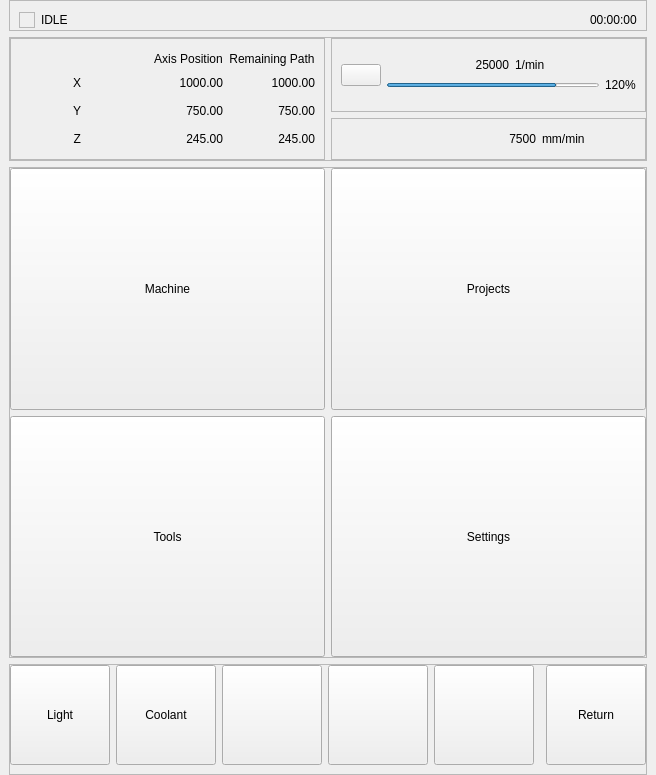
<?xml version="1.0" encoding="UTF-8"?>
<ui version="4.0">
 <class>MainWindow</class>
 <widget class="QMainWindow" name="MainWindow">
  <property name="geometry">
   <rect>
    <x>0</x>
    <y>0</y>
    <width>656</width>
    <height>775</height>
   </rect>
  </property>
  <property name="windowTitle">
   <string>MainWindow</string>
  </property>
  <widget class="QWidget" name="centralWidget">
   <layout class="QVBoxLayout" name="verticalLayout">
    <property name="leftMargin">
     <number>9</number>
    </property>
    <property name="topMargin">
     <number>0</number>
    </property>
    <property name="rightMargin">
     <number>9</number>
    </property>
    <property name="bottomMargin">
     <number>0</number>
    </property>
    <item>
     <widget class="QFrame" name="statusFrame">
      <property name="frameShape">
       <enum>QFrame::Shape::StyledPanel</enum>
      </property>
      <property name="frameShadow">
       <enum>QFrame::Shadow::Raised</enum>
      </property>
      <layout class="QHBoxLayout" name="horizontalLayout_6">
       <property name="leftMargin">
        <number>9</number>
       </property>
       <property name="rightMargin">
        <number>9</number>
       </property>
       <property name="bottomMargin">
        <number>0</number>
       </property>
       <item>
        <widget class="QFrame" name="statusFrame_LED">
         <property name="sizePolicy">
          <sizepolicy hsizetype="Fixed" vsizetype="Fixed">
           <horstretch>0</horstretch>
           <verstretch>0</verstretch>
          </sizepolicy>
         </property>
         <property name="minimumSize">
          <size>
           <width>16</width>
           <height>16</height>
          </size>
         </property>
         <property name="frameShape">
          <enum>QFrame::Shape::StyledPanel</enum>
         </property>
         <property name="frameShadow">
          <enum>QFrame::Shadow::Raised</enum>
         </property>
        </widget>
       </item>
       <item>
        <widget class="QLabel" name="statusFrame_output">
         <property name="text">
          <string>IDLE</string>
         </property>
        </widget>
       </item>
       <item>
        <spacer name="horizontalSpacer_2">
         <property name="orientation">
          <enum>Qt::Orientation::Horizontal</enum>
         </property>
         <property name="sizeHint" stdset="0">
          <size>
           <width>40</width>
           <height>20</height>
          </size>
         </property>
        </spacer>
       </item>
       <item>
        <widget class="QLabel" name="statusFrame_time">
         <property name="text">
          <string>00:00:00</string>
         </property>
        </widget>
       </item>
      </layout>
     </widget>
    </item>
    <item>
     <widget class="QFrame" name="topFrame">
      <property name="sizePolicy">
       <sizepolicy hsizetype="Minimum" vsizetype="Minimum">
        <horstretch>0</horstretch>
        <verstretch>0</verstretch>
       </sizepolicy>
      </property>
      <property name="frameShape">
       <enum>QFrame::Shape::StyledPanel</enum>
      </property>
      <property name="frameShadow">
       <enum>QFrame::Shadow::Raised</enum>
      </property>
      <layout class="QGridLayout" name="gridLayout">
       <property name="leftMargin">
        <number>0</number>
       </property>
       <property name="topMargin">
        <number>0</number>
       </property>
       <property name="rightMargin">
        <number>0</number>
       </property>
       <property name="bottomMargin">
        <number>0</number>
       </property>
       <item row="3" column="1">
        <layout class="QVBoxLayout" name="verticalLayout_3">
         <item>
          <widget class="QFrame" name="topFrame_spindleFrame">
           <property name="sizePolicy">
            <sizepolicy hsizetype="Minimum" vsizetype="Preferred">
             <horstretch>0</horstretch>
             <verstretch>0</verstretch>
            </sizepolicy>
           </property>
           <property name="frameShape">
            <enum>QFrame::Shape::StyledPanel</enum>
           </property>
           <property name="frameShadow">
            <enum>QFrame::Shadow::Raised</enum>
           </property>
           <layout class="QHBoxLayout" name="horizontalLayout_3">
            <item>
             <widget class="QPushButton" name="spindleFrame_spindleIcon">
              <property name="text">
               <string/>
              </property>
             </widget>
            </item>
            <item>
             <layout class="QVBoxLayout" name="verticalLayout_4">
              <property name="spacing">
               <number>6</number>
              </property>
              <property name="topMargin">
               <number>10</number>
              </property>
              <property name="bottomMargin">
               <number>10</number>
              </property>
              <item>
               <layout class="QHBoxLayout" name="horizontalLayout_4">
                <item>
                 <widget class="QLabel" name="spindleFrame_rpm">
                  <property name="text">
                   <string>25000</string>
                  </property>
                  <property name="alignment">
                   <set>Qt::AlignmentFlag::AlignRight|Qt::AlignmentFlag::AlignTrailing|Qt::AlignmentFlag::AlignVCenter</set>
                  </property>
                 </widget>
                </item>
                <item>
                 <widget class="QLabel" name="spindleFrame_unit">
                  <property name="text">
                   <string>1/min</string>
                  </property>
                 </widget>
                </item>
               </layout>
              </item>
              <item>
               <layout class="QHBoxLayout" name="horizontalLayout_5">
                <item>
                 <widget class="QProgressBar" name="spindleFrame_loadBar">
                  <property name="minimumSize">
                   <size>
                    <width>0</width>
                    <height>0</height>
                   </size>
                  </property>
                  <property name="maximumSize">
                   <size>
                    <width>16777215</width>
                    <height>4</height>
                   </size>
                  </property>
                  <property name="maximum">
                   <number>150</number>
                  </property>
                  <property name="value">
                   <number>120</number>
                  </property>
                  <property name="textVisible">
                   <bool>false</bool>
                  </property>
                  <property name="invertedAppearance">
                   <bool>false</bool>
                  </property>
                  <property name="textDirection">
                   <enum>QProgressBar::Direction::TopToBottom</enum>
                  </property>
                  <property name="format">
                   <string>%v%</string>
                  </property>
                 </widget>
                </item>
                <item>
                 <widget class="QLabel" name="spindleFrame_loadValue">
                  <property name="text">
                   <string>120%</string>
                  </property>
                 </widget>
                </item>
               </layout>
              </item>
             </layout>
            </item>
           </layout>
          </widget>
         </item>
         <item>
          <widget class="QFrame" name="topFrame_feedrateFrame">
           <property name="sizePolicy">
            <sizepolicy hsizetype="Minimum" vsizetype="Preferred">
             <horstretch>0</horstretch>
             <verstretch>0</verstretch>
            </sizepolicy>
           </property>
           <property name="frameShape">
            <enum>QFrame::Shape::StyledPanel</enum>
           </property>
           <property name="frameShadow">
            <enum>QFrame::Shadow::Raised</enum>
           </property>
           <layout class="QHBoxLayout" name="horizontalLayout_2">
            <item>
             <widget class="QPushButton" name="feedrateFrame_feedrateIcon">
              <property name="text">
               <string/>
              </property>
              <property name="flat">
               <bool>true</bool>
              </property>
             </widget>
            </item>
            <item>
             <widget class="QLabel" name="feedrateFrame_feedrate">
              <property name="text">
               <string>7500</string>
              </property>
              <property name="alignment">
               <set>Qt::AlignmentFlag::AlignRight|Qt::AlignmentFlag::AlignTrailing|Qt::AlignmentFlag::AlignVCenter</set>
              </property>
             </widget>
            </item>
            <item>
             <widget class="QLabel" name="feedrateFrame_unit">
              <property name="text">
               <string>mm/min</string>
              </property>
             </widget>
            </item>
           </layout>
          </widget>
         </item>
        </layout>
       </item>
       <item row="3" column="0">
        <widget class="QFrame" name="topFrame_positionFrame">
         <property name="sizePolicy">
          <sizepolicy hsizetype="Expanding" vsizetype="Preferred">
           <horstretch>0</horstretch>
           <verstretch>0</verstretch>
          </sizepolicy>
         </property>
         <property name="frameShape">
          <enum>QFrame::Shape::StyledPanel</enum>
         </property>
         <property name="frameShadow">
          <enum>QFrame::Shadow::Raised</enum>
         </property>
         <layout class="QGridLayout" name="gridLayout_2">
          <property name="topMargin">
           <number>9</number>
          </property>
          <item row="3" column="0">
           <widget class="QLabel" name="positionFrame_zLabel">
            <property name="text">
             <string>Z</string>
            </property>
            <property name="alignment">
             <set>Qt::AlignmentFlag::AlignRight|Qt::AlignmentFlag::AlignTrailing|Qt::AlignmentFlag::AlignVCenter</set>
            </property>
           </widget>
          </item>
          <item row="1" column="3">
           <widget class="QLabel" name="positionFrame_xRemaining">
            <property name="text">
             <string>1000.00</string>
            </property>
            <property name="alignment">
             <set>Qt::AlignmentFlag::AlignRight|Qt::AlignmentFlag::AlignTrailing|Qt::AlignmentFlag::AlignVCenter</set>
            </property>
           </widget>
          </item>
          <item row="2" column="0">
           <widget class="QLabel" name="positionFrame_yLabel">
            <property name="text">
             <string>Y</string>
            </property>
            <property name="alignment">
             <set>Qt::AlignmentFlag::AlignRight|Qt::AlignmentFlag::AlignTrailing|Qt::AlignmentFlag::AlignVCenter</set>
            </property>
           </widget>
          </item>
          <item row="2" column="2">
           <widget class="QLabel" name="positionFrame_yCoordinate">
            <property name="text">
             <string>750.00</string>
            </property>
            <property name="alignment">
             <set>Qt::AlignmentFlag::AlignRight|Qt::AlignmentFlag::AlignTrailing|Qt::AlignmentFlag::AlignVCenter</set>
            </property>
           </widget>
          </item>
          <item row="1" column="0">
           <widget class="QLabel" name="positionFrame_xLabel">
            <property name="text">
             <string>X</string>
            </property>
            <property name="alignment">
             <set>Qt::AlignmentFlag::AlignRight|Qt::AlignmentFlag::AlignTrailing|Qt::AlignmentFlag::AlignVCenter</set>
            </property>
           </widget>
          </item>
          <item row="2" column="1">
           <widget class="QPushButton" name="positionFrame_yIcon">
            <property name="text">
             <string/>
            </property>
            <property name="flat">
             <bool>true</bool>
            </property>
           </widget>
          </item>
          <item row="0" column="3">
           <widget class="QLabel" name="positionFrame_remainingPathLabel">
            <property name="text">
             <string>Remaining Path</string>
            </property>
            <property name="alignment">
             <set>Qt::AlignmentFlag::AlignBottom|Qt::AlignmentFlag::AlignHCenter</set>
            </property>
           </widget>
          </item>
          <item row="3" column="2">
           <widget class="QLabel" name="positionFrame_zCoordinate">
            <property name="text">
             <string>245.00</string>
            </property>
            <property name="alignment">
             <set>Qt::AlignmentFlag::AlignRight|Qt::AlignmentFlag::AlignTrailing|Qt::AlignmentFlag::AlignVCenter</set>
            </property>
           </widget>
          </item>
          <item row="2" column="3">
           <widget class="QLabel" name="positionFrame_yRemaining">
            <property name="text">
             <string>750.00</string>
            </property>
            <property name="alignment">
             <set>Qt::AlignmentFlag::AlignRight|Qt::AlignmentFlag::AlignTrailing|Qt::AlignmentFlag::AlignVCenter</set>
            </property>
           </widget>
          </item>
          <item row="1" column="2">
           <widget class="QLabel" name="positionFrame_xCoordinate">
            <property name="text">
             <string>1000.00</string>
            </property>
            <property name="alignment">
             <set>Qt::AlignmentFlag::AlignRight|Qt::AlignmentFlag::AlignTrailing|Qt::AlignmentFlag::AlignVCenter</set>
            </property>
           </widget>
          </item>
          <item row="3" column="3">
           <widget class="QLabel" name="positionFrame_zRemaining">
            <property name="text">
             <string>245.00</string>
            </property>
            <property name="alignment">
             <set>Qt::AlignmentFlag::AlignRight|Qt::AlignmentFlag::AlignTrailing|Qt::AlignmentFlag::AlignVCenter</set>
            </property>
           </widget>
          </item>
          <item row="0" column="2">
           <widget class="QLabel" name="positionFrame_positionLabel">
            <property name="text">
             <string>Axis Position</string>
            </property>
            <property name="alignment">
             <set>Qt::AlignmentFlag::AlignBottom|Qt::AlignmentFlag::AlignHCenter</set>
            </property>
           </widget>
          </item>
          <item row="3" column="1">
           <widget class="QPushButton" name="positionFrame_zIcon">
            <property name="text">
             <string/>
            </property>
            <property name="flat">
             <bool>true</bool>
            </property>
           </widget>
          </item>
          <item row="1" column="1">
           <widget class="QPushButton" name="positionFrame_xIcon">
            <property name="text">
             <string/>
            </property>
            <property name="flat">
             <bool>true</bool>
            </property>
           </widget>
          </item>
         </layout>
        </widget>
       </item>
      </layout>
     </widget>
    </item>
    <item>
     <widget class="QFrame" name="centralFrame">
      <property name="sizePolicy">
       <sizepolicy hsizetype="Expanding" vsizetype="Expanding">
        <horstretch>0</horstretch>
        <verstretch>0</verstretch>
       </sizepolicy>
      </property>
      <property name="frameShape">
       <enum>QFrame::Shape::StyledPanel</enum>
      </property>
      <property name="frameShadow">
       <enum>QFrame::Shadow::Raised</enum>
      </property>
      <layout class="QVBoxLayout" name="verticalLayout_2">
       <property name="spacing">
        <number>0</number>
       </property>
       <property name="leftMargin">
        <number>0</number>
       </property>
       <property name="topMargin">
        <number>0</number>
       </property>
       <property name="rightMargin">
        <number>0</number>
       </property>
       <property name="bottomMargin">
        <number>0</number>
       </property>
       <item>
        <widget class="QStackedWidget" name="centralFrame_stackedWidget">
         <property name="sizePolicy">
          <sizepolicy hsizetype="Expanding" vsizetype="Expanding">
           <horstretch>0</horstretch>
           <verstretch>0</verstretch>
          </sizepolicy>
         </property>
         <property name="currentIndex">
          <number>0</number>
         </property>
         <widget class="QWidget" name="centralFrame_menuPage">
          <layout class="QGridLayout" name="gridLayout_3">
           <property name="leftMargin">
            <number>0</number>
           </property>
           <property name="topMargin">
            <number>0</number>
           </property>
           <property name="rightMargin">
            <number>0</number>
           </property>
           <property name="bottomMargin">
            <number>0</number>
           </property>
           <item row="1" column="0">
            <widget class="QToolButton" name="menuPage_toolsButton">
             <property name="sizePolicy">
              <sizepolicy hsizetype="Expanding" vsizetype="Expanding">
               <horstretch>0</horstretch>
               <verstretch>0</verstretch>
              </sizepolicy>
             </property>
             <property name="text">
              <string>Tools</string>
             </property>
             <property name="toolButtonStyle">
              <enum>Qt::ToolButtonStyle::ToolButtonIconOnly</enum>
             </property>
            </widget>
           </item>
           <item row="0" column="1">
            <widget class="QToolButton" name="menuPage_projectsButton">
             <property name="sizePolicy">
              <sizepolicy hsizetype="Expanding" vsizetype="Expanding">
               <horstretch>0</horstretch>
               <verstretch>0</verstretch>
              </sizepolicy>
             </property>
             <property name="text">
              <string>Projects</string>
             </property>
             <property name="toolButtonStyle">
              <enum>Qt::ToolButtonStyle::ToolButtonIconOnly</enum>
             </property>
            </widget>
           </item>
           <item row="0" column="0">
            <widget class="QToolButton" name="menuPage_machineButton">
             <property name="sizePolicy">
              <sizepolicy hsizetype="Expanding" vsizetype="Expanding">
               <horstretch>0</horstretch>
               <verstretch>0</verstretch>
              </sizepolicy>
             </property>
             <property name="text">
              <string>Machine</string>
             </property>
             <property name="toolButtonStyle">
              <enum>Qt::ToolButtonStyle::ToolButtonIconOnly</enum>
             </property>
            </widget>
           </item>
           <item row="1" column="1">
            <widget class="QToolButton" name="menuPage_settingsButton">
             <property name="sizePolicy">
              <sizepolicy hsizetype="Expanding" vsizetype="Expanding">
               <horstretch>0</horstretch>
               <verstretch>0</verstretch>
              </sizepolicy>
             </property>
             <property name="text">
              <string>Settings</string>
             </property>
             <property name="toolButtonStyle">
              <enum>Qt::ToolButtonStyle::ToolButtonIconOnly</enum>
             </property>
            </widget>
           </item>
          </layout>
         </widget>
         <widget class="QWidget" name="page_2"/>
        </widget>
       </item>
      </layout>
     </widget>
    </item>
    <item>
     <widget class="QFrame" name="bottomFrame">
      <property name="frameShape">
       <enum>QFrame::Shape::StyledPanel</enum>
      </property>
      <property name="frameShadow">
       <enum>QFrame::Shadow::Raised</enum>
      </property>
      <layout class="QHBoxLayout" name="horizontalLayout">
       <property name="leftMargin">
        <number>0</number>
       </property>
       <property name="topMargin">
        <number>0</number>
       </property>
       <property name="rightMargin">
        <number>0</number>
       </property>
       <property name="bottomMargin">
        <number>9</number>
       </property>
       <item>
        <widget class="QToolButton" name="bottomFrame_lightButton">
         <property name="sizePolicy">
          <sizepolicy hsizetype="Fixed" vsizetype="Fixed">
           <horstretch>0</horstretch>
           <verstretch>0</verstretch>
          </sizepolicy>
         </property>
         <property name="minimumSize">
          <size>
           <width>100</width>
           <height>100</height>
          </size>
         </property>
         <property name="text">
          <string>Light</string>
         </property>
         <property name="checkable">
          <bool>true</bool>
         </property>
        </widget>
       </item>
       <item>
        <widget class="QToolButton" name="bottomFrame_coolantButton">
         <property name="sizePolicy">
          <sizepolicy hsizetype="Fixed" vsizetype="Fixed">
           <horstretch>0</horstretch>
           <verstretch>0</verstretch>
          </sizepolicy>
         </property>
         <property name="minimumSize">
          <size>
           <width>100</width>
           <height>100</height>
          </size>
         </property>
         <property name="text">
          <string>Coolant</string>
         </property>
         <property name="checkable">
          <bool>true</bool>
         </property>
        </widget>
       </item>
       <item>
        <widget class="QPushButton" name="pushButton">
         <property name="minimumSize">
          <size>
           <width>100</width>
           <height>100</height>
          </size>
         </property>
         <property name="text">
          <string/>
         </property>
         <property name="checkable">
          <bool>true</bool>
         </property>
        </widget>
       </item>
       <item>
        <widget class="QPushButton" name="pushButton_3">
         <property name="minimumSize">
          <size>
           <width>100</width>
           <height>100</height>
          </size>
         </property>
         <property name="text">
          <string/>
         </property>
         <property name="checkable">
          <bool>true</bool>
         </property>
        </widget>
       </item>
       <item>
        <widget class="QPushButton" name="pushButton_2">
         <property name="sizePolicy">
          <sizepolicy hsizetype="Minimum" vsizetype="Fixed">
           <horstretch>0</horstretch>
           <verstretch>0</verstretch>
          </sizepolicy>
         </property>
         <property name="minimumSize">
          <size>
           <width>100</width>
           <height>100</height>
          </size>
         </property>
         <property name="text">
          <string/>
         </property>
         <property name="checkable">
          <bool>true</bool>
         </property>
        </widget>
       </item>
       <item>
        <spacer name="horizontalSpacer">
         <property name="orientation">
          <enum>Qt::Orientation::Horizontal</enum>
         </property>
         <property name="sizeHint" stdset="0">
          <size>
           <width>40</width>
           <height>20</height>
          </size>
         </property>
        </spacer>
       </item>
       <item>
        <widget class="QToolButton" name="bottomFrame_returnButton">
         <property name="sizePolicy">
          <sizepolicy hsizetype="Fixed" vsizetype="Fixed">
           <horstretch>0</horstretch>
           <verstretch>0</verstretch>
          </sizepolicy>
         </property>
         <property name="minimumSize">
          <size>
           <width>100</width>
           <height>100</height>
          </size>
         </property>
         <property name="text">
          <string>Return</string>
         </property>
         <property name="icon">
          <iconset theme="edit-undo"/>
         </property>
         <property name="iconSize">
          <size>
           <width>64</width>
           <height>64</height>
          </size>
         </property>
         <property name="arrowType">
          <enum>Qt::ArrowType::NoArrow</enum>
         </property>
        </widget>
       </item>
      </layout>
     </widget>
    </item>
   </layout>
  </widget>
 </widget>
 <resources/>
 <connections/>
</ui>
